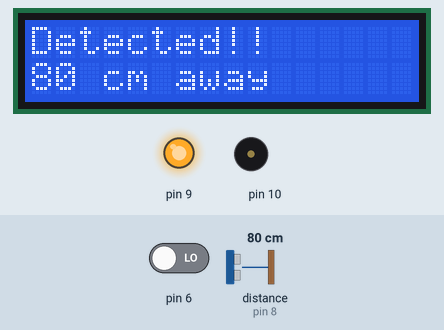
This sketch was run on a simulated Arduino Uno, built with avr-gcc and run on an emulated ATmega328P. Shown: 16×2 character LCD, output pins drawn as LEDs (lit = HIGH), buzzer (waves = sounding). Wiring (inferred from the names in the program): ultrasonic range finder: trigger pin 7; echo pin 8. Dashed ring = blinking. The test bench sets the inputs (shaded band); at power-on: distance to the obstacle (sensor on pin 8) 80 cm, pin 6 LOW. The echo pulse lasts 58.3 µs per cm; pins used as bus, display or sensor lines are not drawn; what the sketch prints to the serial monitor is not drawn.

Above: at 6.2 s.
6.3 s: distance to the obstacle (sensor on pin 8) set to 19 cm
At 6.97 s:
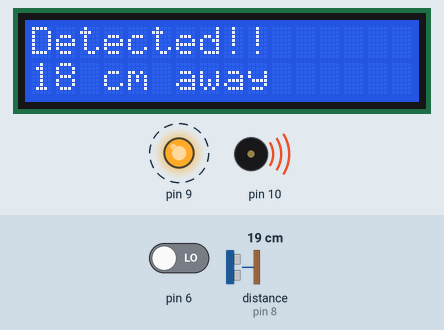
8.3 s: distance to the obstacle (sensor on pin 8) set to 15 cm
At 10.1 s:
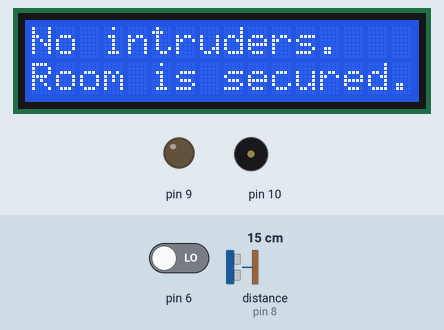
13.2 s: pin 6 driven HIGH
16.4 s: distance to the obstacle (sensor on pin 8) set to 18 cm
At 18.2 s:
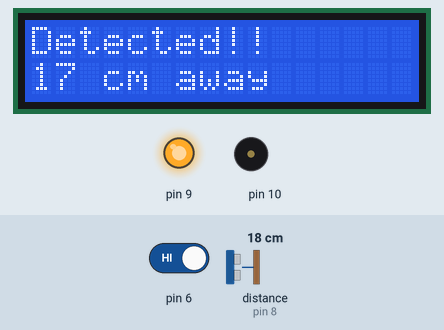
18.9 s: distance to the obstacle (sensor on pin 8) set to 2 cm
At 19.6 s:
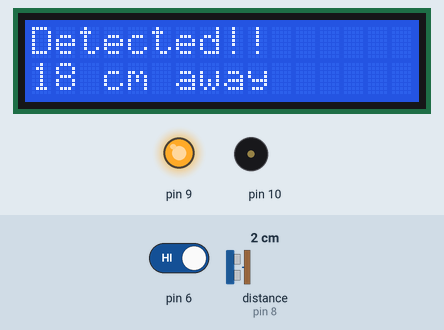
Timing chart, 0 to 21.9 s (numbered marks = the images above; inputs shaded):
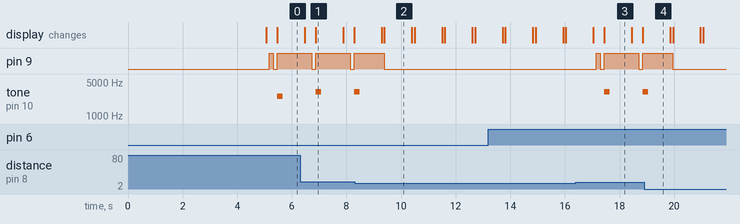

The sketch:

security_system.ino
```cpp
#include <LiquidCrystal.h>
LiquidCrystal lcd(12, 11, 5, 4, 3, 2);

#define ECHOPIN 8
#define TRIGPIN 7
int PIR=0;
int distance=0;
int distanceThreshold = 0;
int cm = 0;
int inches = 0;
int duration=0;


long readUltrasonicDistance(int triggerPin, int echoPin)
{

  digitalWrite(triggerPin, LOW);
  delayMicroseconds(2); //clear garbage
  // Sets the trigger pin to HIGH state for 10 microseconds
  digitalWrite(triggerPin, HIGH);
  delayMicroseconds(10);
  digitalWrite(triggerPin, LOW);

  // Reads the echo pin, and returns the sound wave travel time in microseconds
  return pulseIn(echoPin, HIGH);
}


void setup() {
  //PIR setup
  pinMode(6, INPUT);
  pinMode(9, OUTPUT);
  pinMode(10, OUTPUT);


  //calibrating sensors
  Serial.begin(9600);
  Serial.print("Calibrating Sensor...");
  for (int i=0;i<5;i++)
  {
  Serial.print(".");
  delay(1000);
  }
  Serial.println("Calibration done");
  Serial.println("Sensor Activated");

  //Ultrasonic sensor setup
  pinMode(TRIGPIN,OUTPUT);//SetsthetrigPinasanOUTPUT
  pinMode(ECHOPIN,INPUT);//SetstheechoPinasanINPUT


  lcd.begin(16, 2);


}

void loop() {

  duration=readUltrasonicDistance(TRIGPIN,ECHOPIN);
   delay(100); //delay to ensure sensor returns correctly.
   distance=duration*0.01723;
   //Serial.println("Distance:");
   //Serial.println(distance);
   if(distance>=16 && distance <=335){
   digitalWrite(9,HIGH);
   delay(150);
   digitalWrite(9,LOW);
   delay(150);
   digitalWrite(9,HIGH);
   tone(10,(335-distance)*10,200);
   lcd.print("Detected!!");
   lcd.setCursor(0, 1);
   lcd.print(distance);
   lcd.print(" cm away");
   }else{
   //digitalWrite(10,LOW);
   digitalWrite(9,LOW);
   lcd.print("No intruders.");
   lcd.setCursor(0, 1);
   lcd.print("Room is secured.");
   }
  //------PIR(no effect in TinkerCAD though,so only printing in serial monitor)--------
  PIR=digitalRead(6);
  if(PIR==HIGH)
  {
    //lcd.print("Detected!!");
    Serial.println("Motion Detected in PIR sensor");
  }
   delay(1000); //delay so user can read before message is cleared for next loop.
   lcd.clear();
}
 
```

Measured:
- the behaviour switches between 17 and 16 cm on distance to the obstacle (sensor on pin 8) (found by bisection; images 1 and 2)
- after the input at 6.3 s, the display: first differs from a run without the input after 0.58 s (image 1)
- after the input at 8.3 s, tone on pin 10: goes on until 8.5 s, then stays silent; the display: first differs from a run without the input after 1.1 s (image 2)
- after the input at 16.4 s, pin 9: goes HIGH 0.15 s, LOW 0.15 s, HIGH 1.3 s, LOW 0.15 s, then HIGH, starting after 0.74 s; tone on pin 10: silent → 3180 Hz after 1.0 s, → silent 0.20 s later, → 3170 Hz 1.2 s later
- after the input at 18.9 s, tone on pin 10: goes on until 19.0 s, then stays silent
- what the display in image 1 shows lasts 1.0 s, from 6.9 s to 7.9 s
